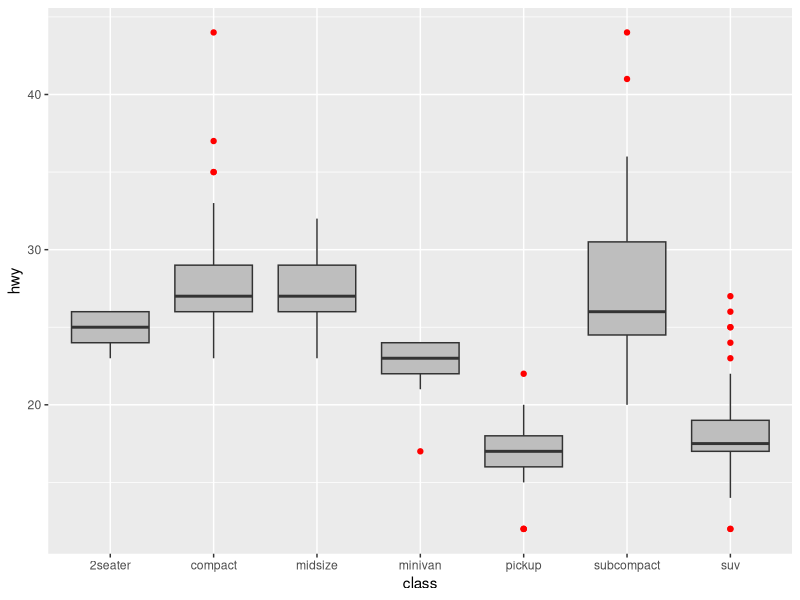

Write R code to recreate this figure.
## ---- chunk 1
library(tidyverse)
## ---- chunk 2
glimpse(mtcars)
## ---- chunk 3
ggplot(mpg, aes(class, hwy)) +
  geom_boxplot(
    fill = "grey",
    outlier.colour = "red")
